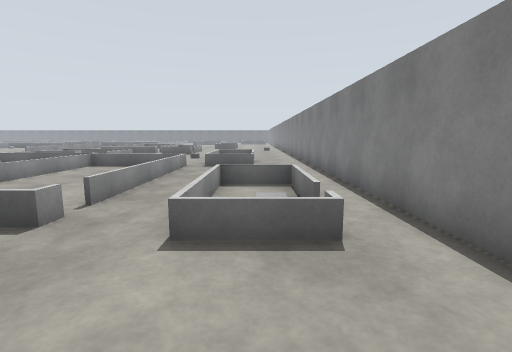
View 1 (above)

24 first-person views from a walk through a robot-simulator world made for Gazebo. The camera is 1.2 m above the floor, tilts 8° down and sees 85° across. The floor is counted in squares, 1 m on a side. Each view is taken from the middle of a square. On the plan, view 1 faces up. The plan holds only what a view shows up to about 12 squares ahead; the rest is blank. The place goes on beyond the plan.

View 2
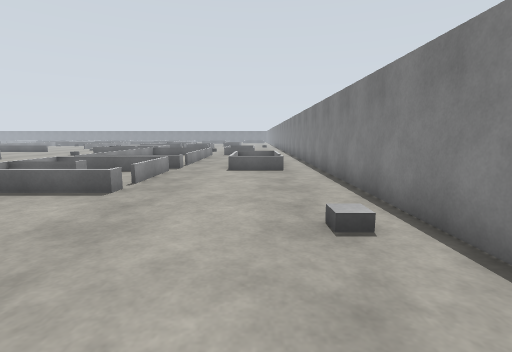

View 3
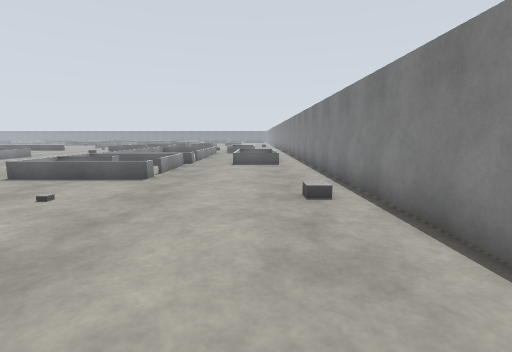

View 4
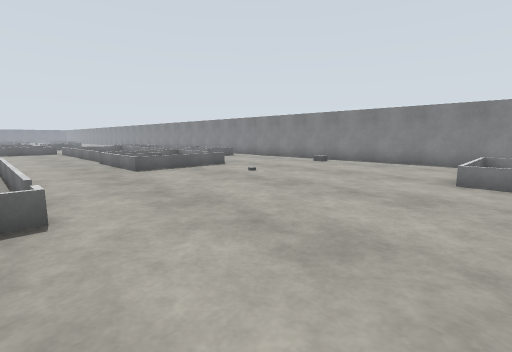

View 5
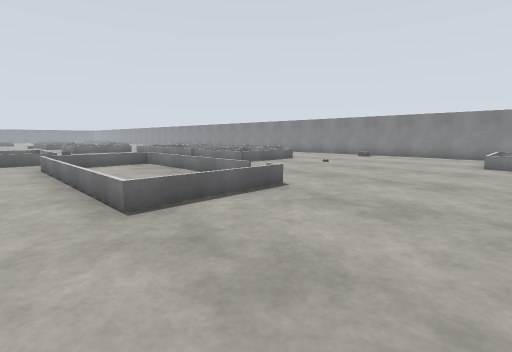

View 6
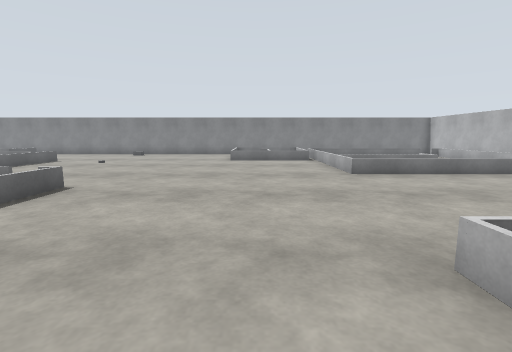

View 7
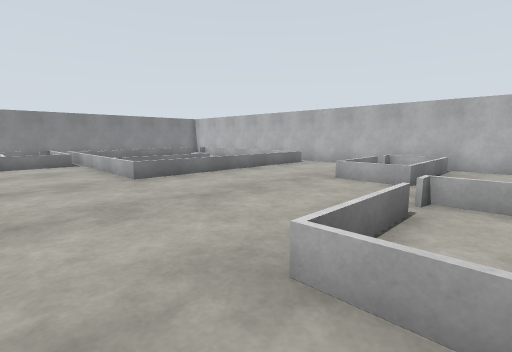

View 8
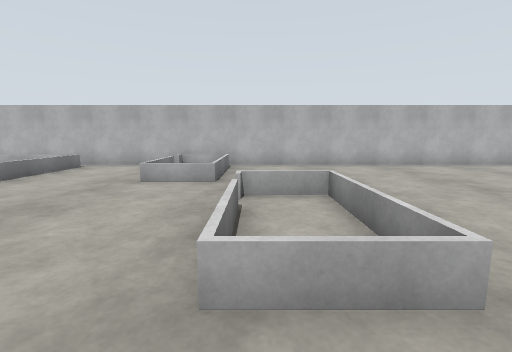

View 9
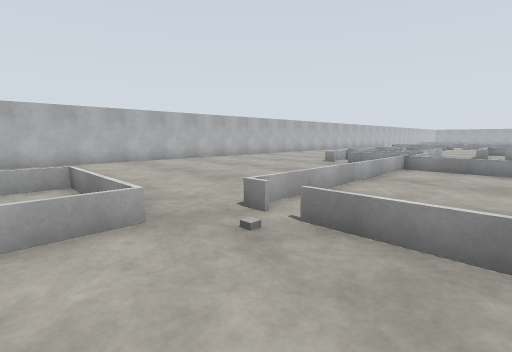

View 10
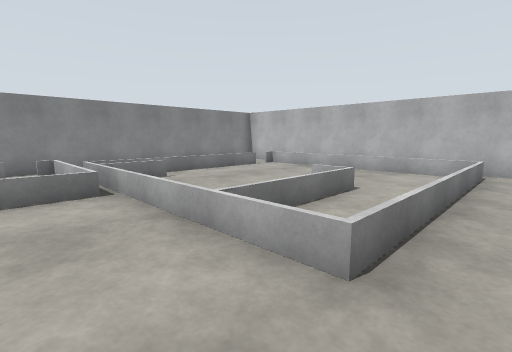

View 11
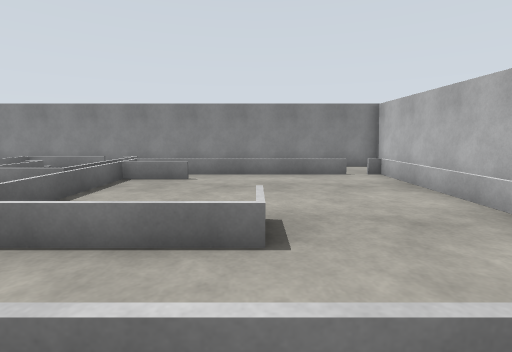

View 12
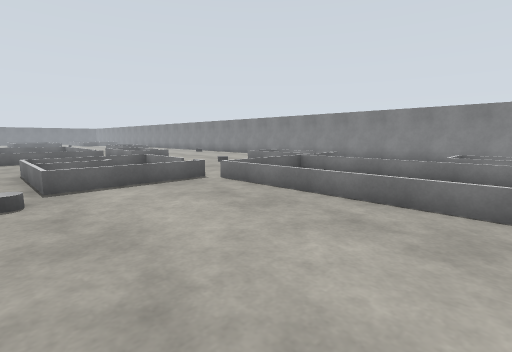

View 13
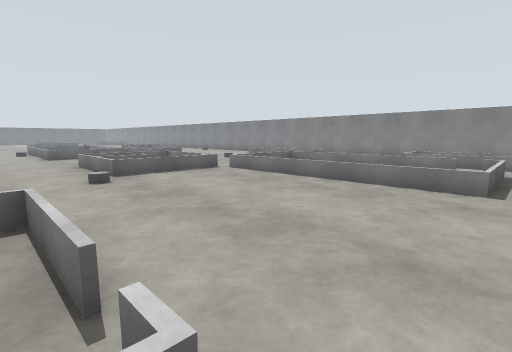

View 14
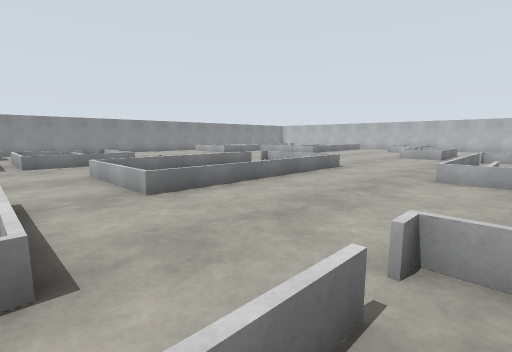

View 15
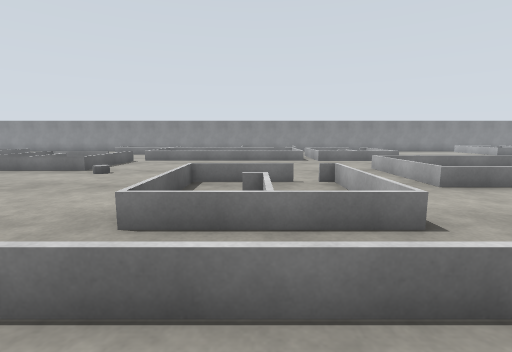

View 16
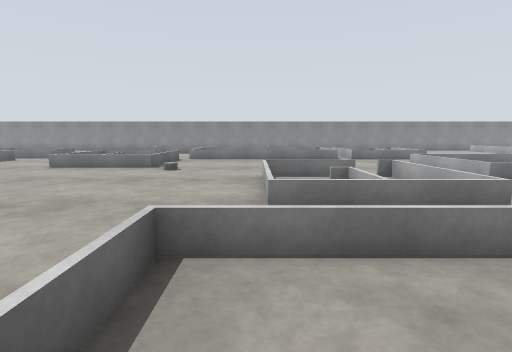

View 17
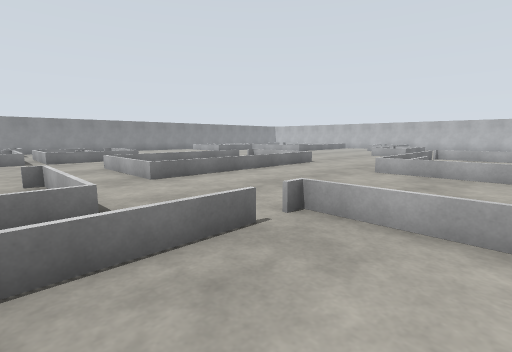

View 18
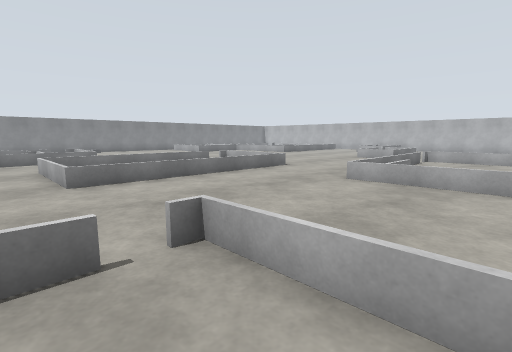

View 19
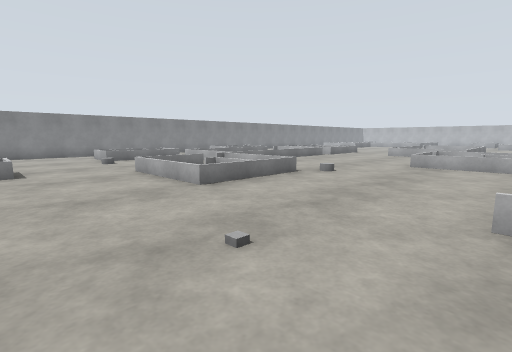

View 20
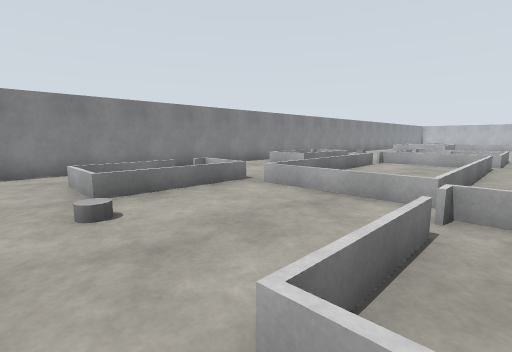

View 21
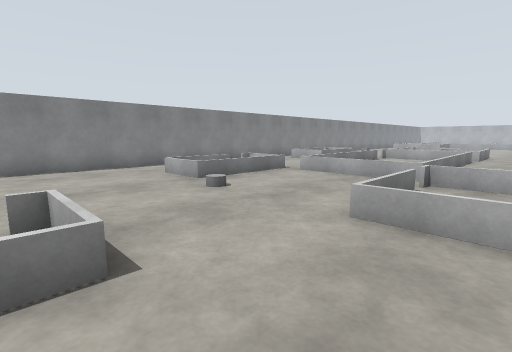

View 22
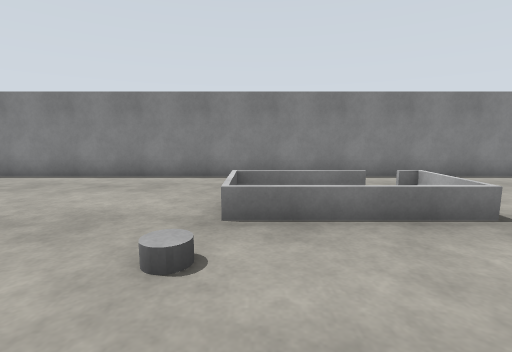

View 23
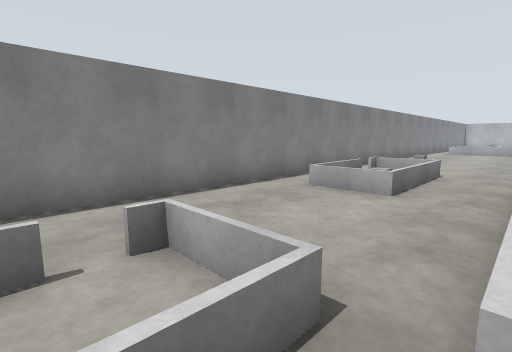

View 24
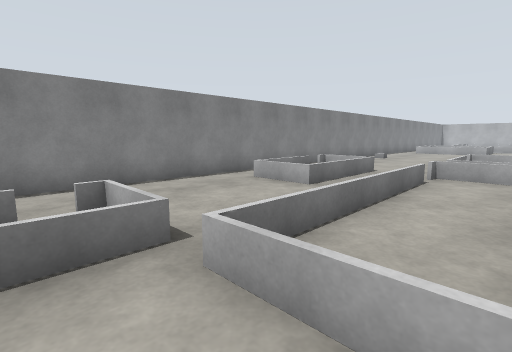

### Floor plan
Key: @ floor where view 1 was taken; # wall or solid block; x gap in a wall; . floor; = window, fence, low wall or low ledge; B grey box; C grey cylinder; O other object.
Columns run from 22 left of view 1 to 3 right of it. Each row starts with its distance up from view 1.
 20      . .........=x.......#
 19       ..........==.......#
 18      ..B.................#
 17      ....................#
 16      ......=====...C.....#
 15      =.....=  .=....===..#
 14      ......===.=....=#=  #
 13      ......=........=#=..#
 12     .......========.===..#
 11    .......C....=====.....#
 10   .............=#..=.....#
  9  ===...........= ..=.....#
  8 ...=.====......= ..=.....#
  7  ..=.=##=......= ..=.===.#
  6  ..=.====......= ..=.=.=.#
  5 . .=.=##=......=#..x.=O=.#
  4  ..=.====......=====.=O..#
  3 ...=...........=====.===.#
  2 ........=====..=###=.....#
  1 ====....=====..===#=.....#
  0 ........=..#=..=  #=..@..#
 -1 ........=.. =..=====.....#
 -2 ........=.. =............#
 -3 ........=.. =..........B.#
 -4 ........=   =.....O......#
 -5 =====...=  #=............#
 -6   #==...=====............#
 -7    #=....................#
 -8     =....................#
 -9     =....................#
-10  .. =..............===== #
-11  ..#=..............=#=O= #
-12 ====B..............===#= #
-13    ..===...........=###=.#
-14   ...=.=......========== #
-15 .....=.=......=#=#  #==  #
-16 .....=........=.= ...==  #
-17 .....===......=.= ....=  #
-18 .....   ......=.==....=  #
-19 .....   ===...=.......=  #
-20 .....   =#=...=.......=  #
-21 ........=#=...=.......x. #
-22 ........===...=========..#
-23 ##########################

Where each view was taken, in squares from view 1:
view 1: 0 up, 0 right, facing up
view 2: 7 down, 0 right, facing up
view 3: 9 down, 0 right, facing up
view 4: 11 down, 11 left, facing up-right
view 5: 11 down, 16 left, facing up-right
view 6: 11 down, 17 left, facing right
view 7: 11 down, 16 left, facing down-right
view 8: 11 down, 15 left, facing down
view 9: 9 down, 15 left, facing down-left
view 10: 12 down, 9 left, facing down-right
view 11: 18 down, 9 left, facing right
view 12: 5 up, 12 left, facing up-right
view 13: 3 up, 14 left, facing up-right
view 14: 4 up, 20 left, facing down-right
view 15: 6 up, 21 left, facing right
view 16: 8 up, 22 left, facing right
view 17: 5 up, 22 left, facing down-right
view 18: 3 up, 22 left, facing down-right
view 19: 20 up, 17 left, facing down-right
view 20: 17 up, 8 left, facing down-right
view 21: 20 up, 9 left, facing down-right
view 22: 15 up, 6 left, facing right
view 23: 13 up, 3 left, facing down-right
view 24: 13 up, 5 left, facing down-right
